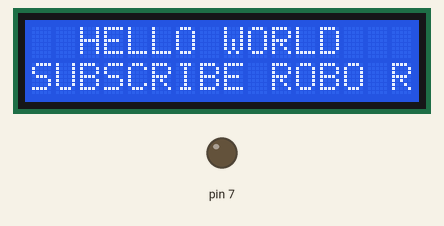
Recording of a sketch running on a simulated Arduino Uno, built with avr-gcc and run on an emulated ATmega328P. Shown: 16×2 character LCD, output pins drawn as LEDs (lit = HIGH).

Above: at 0.17 s.
At 1.19 s:
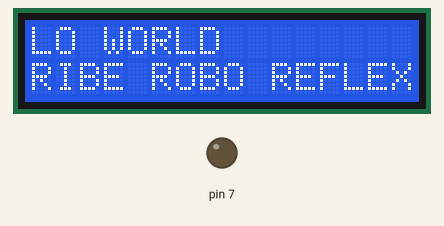
At 2.22 s:
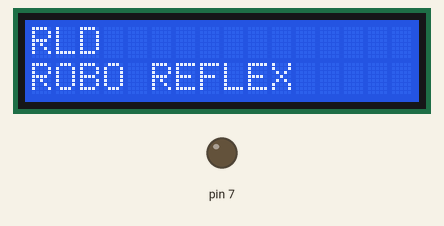
At 4.4 s:
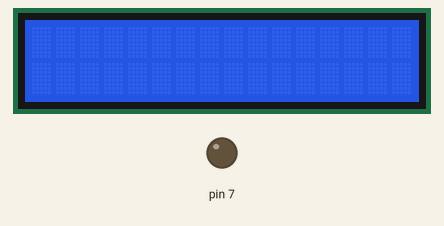
At 6.52 s:
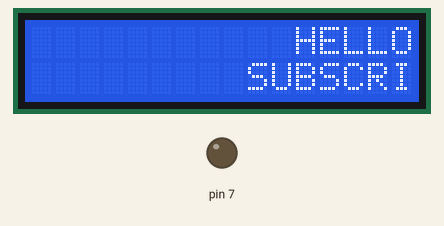
At 8.78 s:
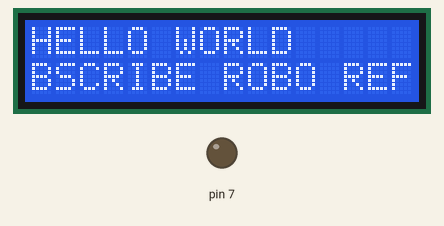

The sketch:

Tutorial_Projec_Code_01.ino
```cpp
#include <LiquidCrystal.h>
int Contrast=80;
 LiquidCrystal lcd(12, 11, 5, 4, 3, 2);

 void setup()
 {
    analogWrite(7,Contrast);
     lcd.begin(16, 2);
 }
     void loop()
 {

     lcd.setCursor(1, 0);
     lcd.print("  HELLO WORLD  ");

    lcd.setCursor(1, 1);
     lcd.print("SUBSCRIBE ROBO REFLEX");

   lcd.scrollDisplayLeft();
   delay(200);


}
```

Measured:
- by itself, everything shown: repeats every 8.2 s, in 37 steps
- what the display in image 3 shows lasts 0.8 s, from 4.4 s to 5.2 s
